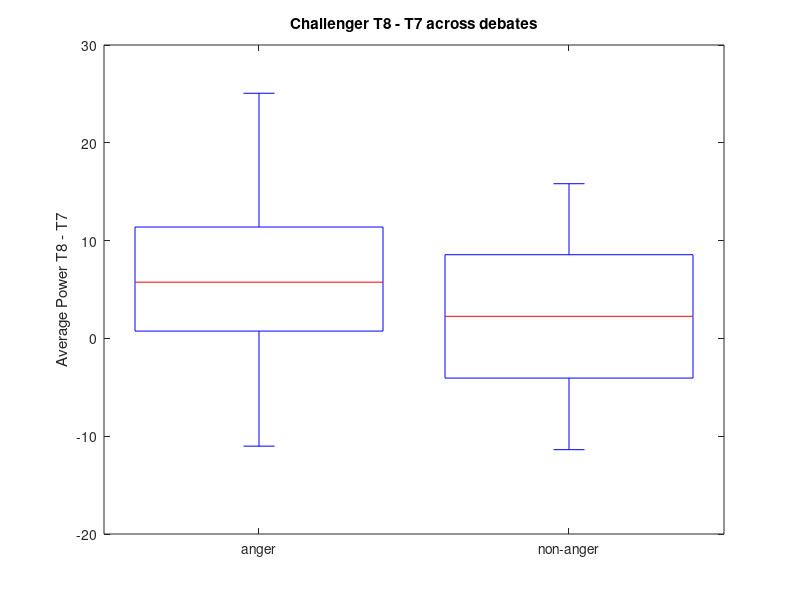

MATLAB code to generate this figure:
avg_anger = [4.6706 25.0660 6.8289 -11.0169]';
avg_non_anger = [6.1363 -1.6169 15.8162 -11.3773]';

group = [ones(size(avg_anger)); 2 * ones(size(avg_non_anger))];

figure
boxplot([avg_anger; avg_non_anger],group);
title('Challenger T8 - T7 across debates');
ylabel('Average Power T8 - T7');
set(gca,'XTickLabel',{'anger','non-anger'});

[h,p] = ttest2(avg_anger, avg_non_anger);
sprintf("h = %d", h)
if p <= 0.05
    sprintf("p = %.3f * ", p)
else
    sprintf("p = %.3f", p)
end

% Which should be higher? F3 or F4?